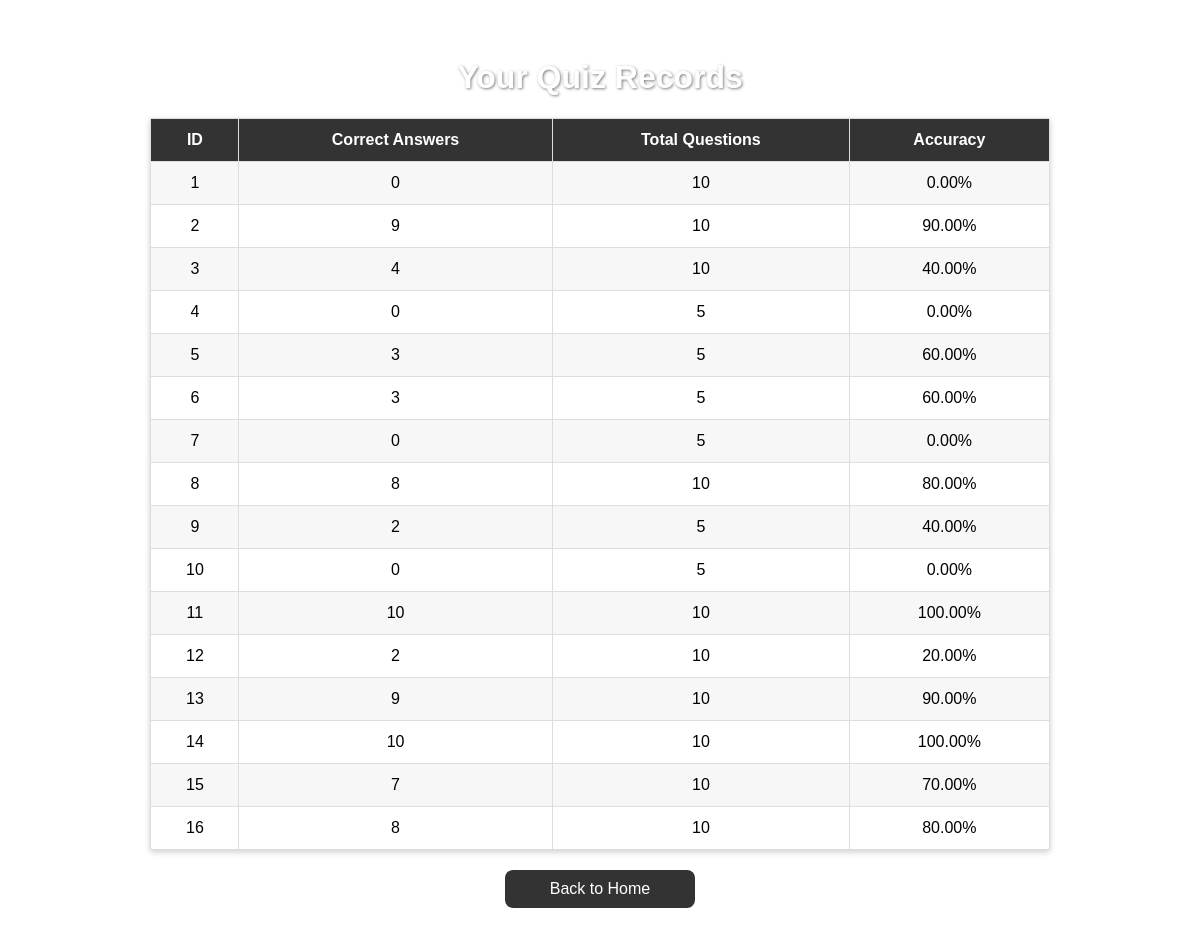
The page /records (signed in) on the database as committed earlier.
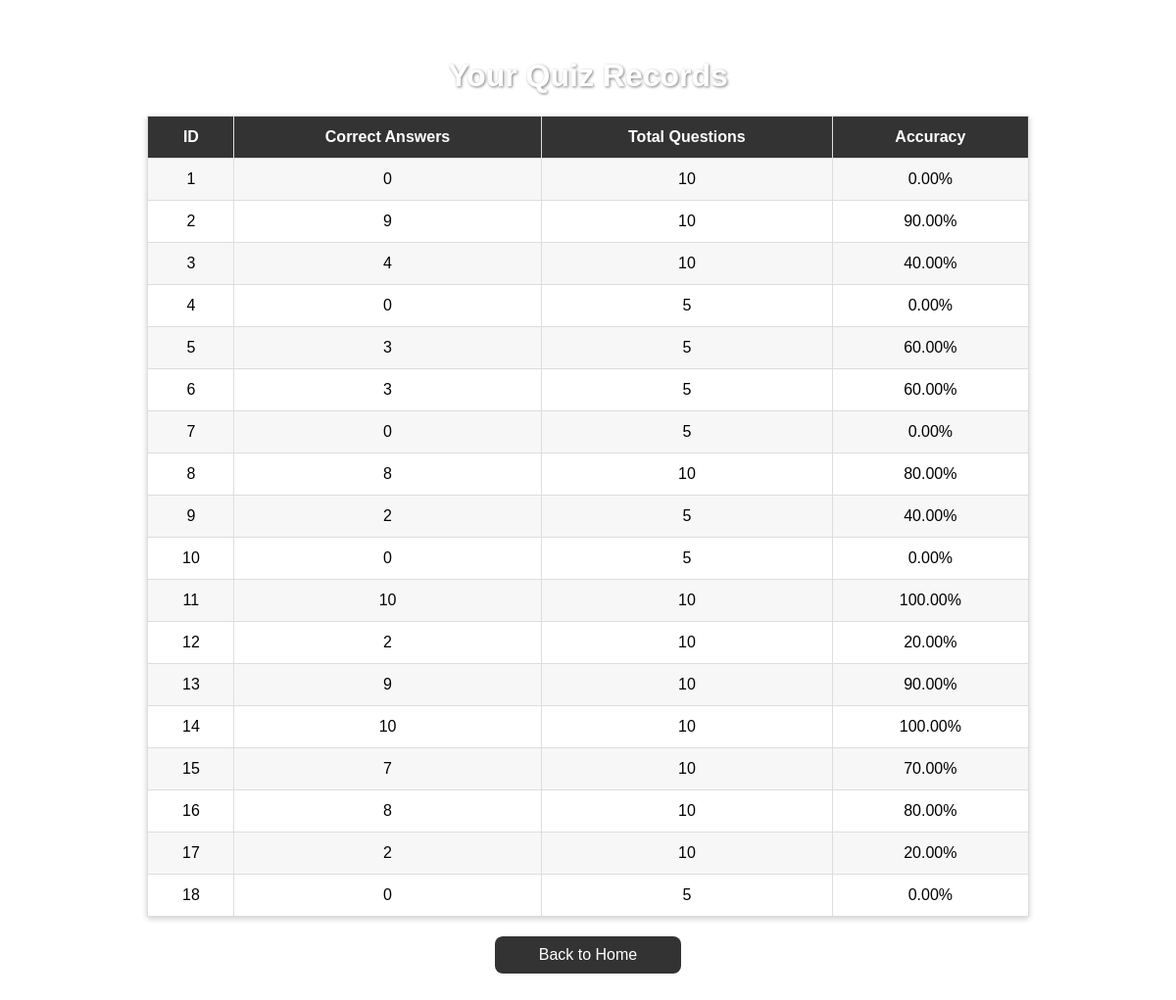
The same page on the database as committed later.
### app.py (models this page shows)
class Quiz_result(db.Model):
    id = db.Column(db.Integer, primary_key=True)
    user_id = db.Column(db.Integer, db.ForeignKey('user.id'))
    right_number = db.Column(db.Integer)
    quiz_number = db.Column(db.Integer)

### app.py (the view)
@app.route('/records')
def records():
    if not session.get('user_id'):
        return redirect(url_for('login'))
    user_id = session['user_id']
    results = Quiz_result.query.filter_by(user_id=user_id).all()
    return render_template('records.html', results=results)

### templates/records.html (shortened to what this page needs)
<!DOCTYPE html>
<html>
<head>
</head>
<body>
    <h1>Your Quiz Records</h1>
    <table>
        <tr>
            <th>ID</th>
            <th>Correct Answers</th>
            <th>Total Questions</th>
            <th>Accuracy</th>
        </tr>
        {% for r in results %}
        <tr class="data-row" style="animation-delay: '{{ loop.index0 * 0.1 }}s';">
            <td>{{ r.id }}</td>
            <td>{{ r.right_number }}</td>
            <td>{{ r.quiz_number }}</td>
            <td>{{ "%.2f"|format(r.right_number / r.quiz_number * 100) }}%</td>
        </tr>
        {% endfor %}
    </table>
    <a href="{{ url_for('homepage') }}">Back to Home</a>
</body>
</html>

### templates/records.html (style rules this page uses)
body { font-family: 'Comic Sans MS', cursive, sans-serif; background: url('https://portstjoeresort.com/wp-content/uploads/2024/02/Port-St.-Joe-Beach-fishing.jpg') no-repeat center center fixed; background-size: cover; padding: 30px; }
h1 { text-align: center; color: white; text-shadow: 1px 1px 3px rgba(0,0,0,0.5); }
table { width: 80%; margin: 0 auto; border-collapse: collapse; background: rgba(255, 255, 255, 0.65); box-shadow: 0 2px 6px rgba(0,0,0,0.2); }
th, td { padding: 12px; border: 1px solid #ddd; text-align: center; }
th { background: rgba(0,0,0,0.8); color: white; }
tr:nth-child(even) { background: rgba(242, 242, 242, 0.6); }
tr.data-row { opacity: 0; animation: fadeUp 0.6s ease-out forwards; }
a { display: block; margin: 20px auto; text-align: center; color: white; background: rgba(0,0,0,0.8); padding: 10px 20px; width: 150px; border-radius: 8px; text-decoration: none; transition: 0.3s; }

Rows that differ between the two databases and show on the page:
added Quiz_result: id "17", right_number "2", quiz_number "10", r.right_number/r.quiz_number*100 "20.00"
added Quiz_result: id "18", right_number "0", quiz_number "5", r.right_number/r.quiz_number*100 "0.00"
